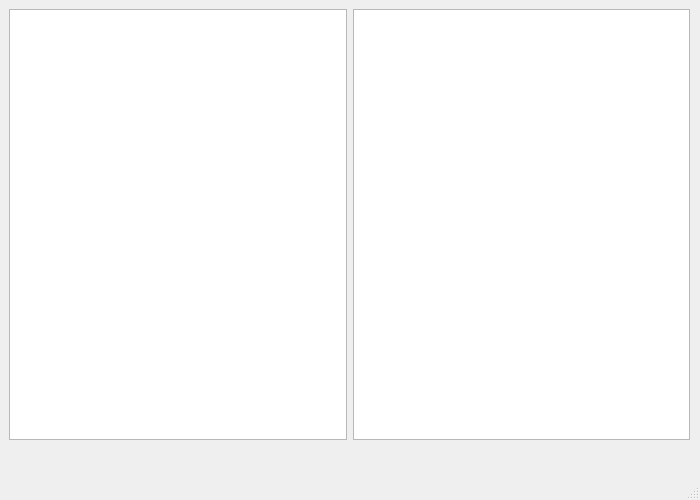
<?xml version="1.0" encoding="UTF-8"?>
<ui version="4.0">
 <class>ServerMonitorWindow</class>
 <widget class="QMainWindow" name="ServerMonitorWindow">
  <property name="geometry">
   <rect>
    <x>0</x>
    <y>0</y>
    <width>700</width>
    <height>500</height>
   </rect>
  </property>
  <property name="windowTitle">
   <string>MainWindow</string>
  </property>
  <widget class="QWidget" name="centralwidget">
   <widget class="QWidget" name="horizontalLayoutWidget">
    <property name="geometry">
     <rect>
      <x>9</x>
      <y>9</y>
      <width>681</width>
      <height>431</height>
     </rect>
    </property>
    <layout class="QHBoxLayout" name="lists">
     <item>
      <widget class="QListView" name="connections">
       <property name="styleSheet">
        <string notr="true">color: black;</string>
       </property>
       <property name="editTriggers">
        <set>QAbstractItemView::NoEditTriggers</set>
       </property>
      </widget>
     </item>
     <item>
      <widget class="QListView" name="calls">
       <property name="styleSheet">
        <string notr="true">color: black;</string>
       </property>
       <property name="editTriggers">
        <set>QAbstractItemView::NoEditTriggers</set>
       </property>
      </widget>
     </item>
    </layout>
   </widget>
  </widget>
  <widget class="QMenuBar" name="menubar">
   <property name="geometry">
    <rect>
     <x>0</x>
     <y>0</y>
     <width>700</width>
     <height>22</height>
    </rect>
   </property>
  </widget>
  <widget class="QStatusBar" name="statusbar"/>
 </widget>
 <resources/>
 <connections/>
</ui>
